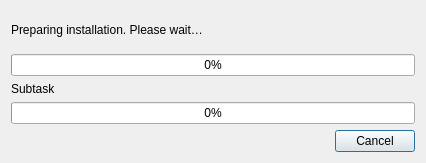
<?xml version="1.0" encoding="UTF-8"?>
<ui version="4.0">
 <class>InstallProgress</class>
 <widget class="QDialog" name="InstallProgress">
  <property name="windowModality">
   <enum>Qt::ApplicationModal</enum>
  </property>
  <property name="geometry">
   <rect>
    <x>0</x>
    <y>0</y>
    <width>426</width>
    <height>163</height>
   </rect>
  </property>
  <property name="windowTitle">
   <string>Installation</string>
  </property>
  <layout class="QVBoxLayout" name="verticalLayout_2">
   <item>
    <widget class="QLabel" name="labelMainTask">
     <property name="text">
      <string>Preparing installation. Please wait…</string>
     </property>
    </widget>
   </item>
   <item>
    <widget class="QProgressBar" name="progressMainTask">
     <property name="value">
      <number>0</number>
     </property>
     <property name="alignment">
      <set>Qt::AlignCenter</set>
     </property>
    </widget>
   </item>
   <item>
    <widget class="QWidget" name="widgetSubtask" native="true">
     <layout class="QVBoxLayout" name="verticalLayout_3">
      <property name="leftMargin">
       <number>0</number>
      </property>
      <property name="topMargin">
       <number>0</number>
      </property>
      <property name="rightMargin">
       <number>0</number>
      </property>
      <property name="bottomMargin">
       <number>0</number>
      </property>
      <item>
       <widget class="QLabel" name="labelSubtask">
        <property name="sizePolicy">
         <sizepolicy hsizetype="Minimum" vsizetype="Preferred">
          <horstretch>0</horstretch>
          <verstretch>0</verstretch>
         </sizepolicy>
        </property>
        <property name="maximumSize">
         <size>
          <width>500</width>
          <height>16777215</height>
         </size>
        </property>
        <property name="text">
         <string>Subtask</string>
        </property>
       </widget>
      </item>
      <item>
       <widget class="QProgressBar" name="progressSubtask">
        <property name="value">
         <number>0</number>
        </property>
        <property name="alignment">
         <set>Qt::AlignCenter</set>
        </property>
       </widget>
      </item>
     </layout>
    </widget>
   </item>
   <item>
    <layout class="QGridLayout" name="gridLayout">
     <item row="0" column="1">
      <widget class="QPushButton" name="btnCancel">
       <property name="text">
        <string>Cancel</string>
       </property>
      </widget>
     </item>
     <item row="0" column="0">
      <spacer name="horizontalSpacer">
       <property name="orientation">
        <enum>Qt::Horizontal</enum>
       </property>
       <property name="sizeHint" stdset="0">
        <size>
         <width>40</width>
         <height>20</height>
        </size>
       </property>
      </spacer>
     </item>
    </layout>
   </item>
  </layout>
 </widget>
 <resources/>
 <connections/>
</ui>
